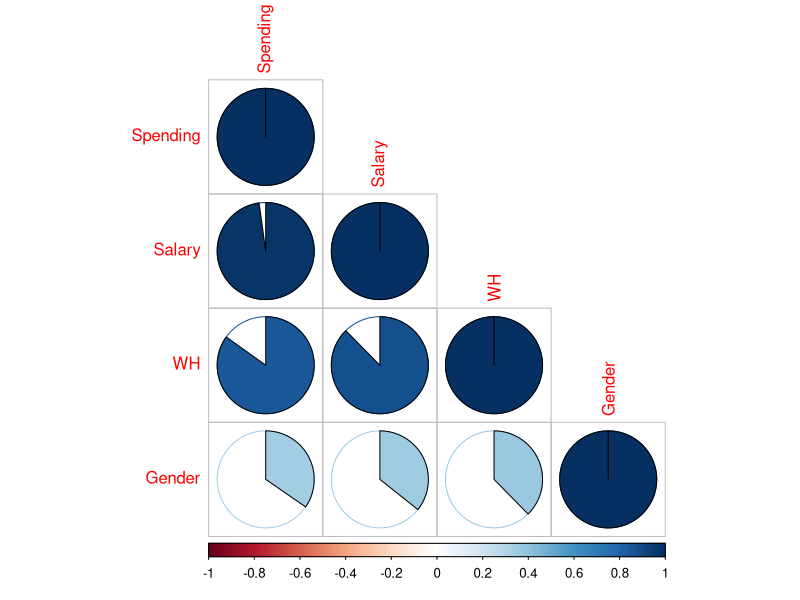
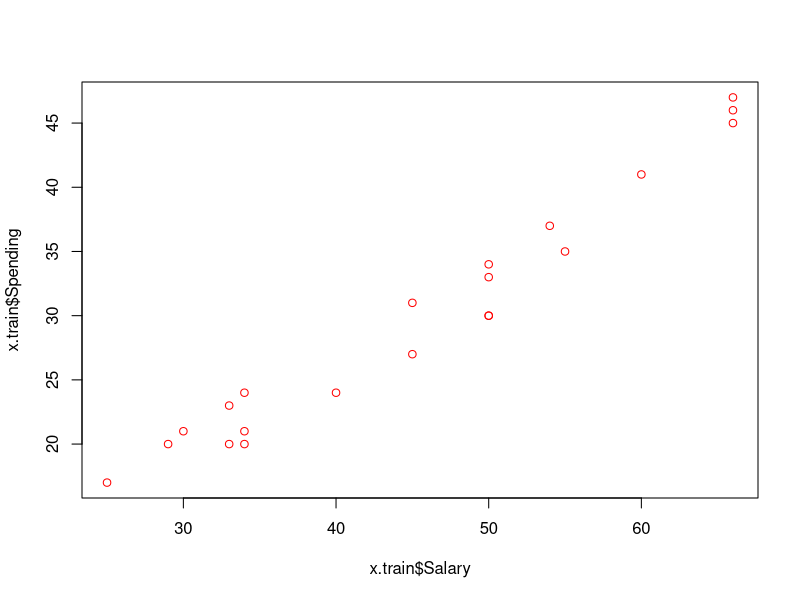
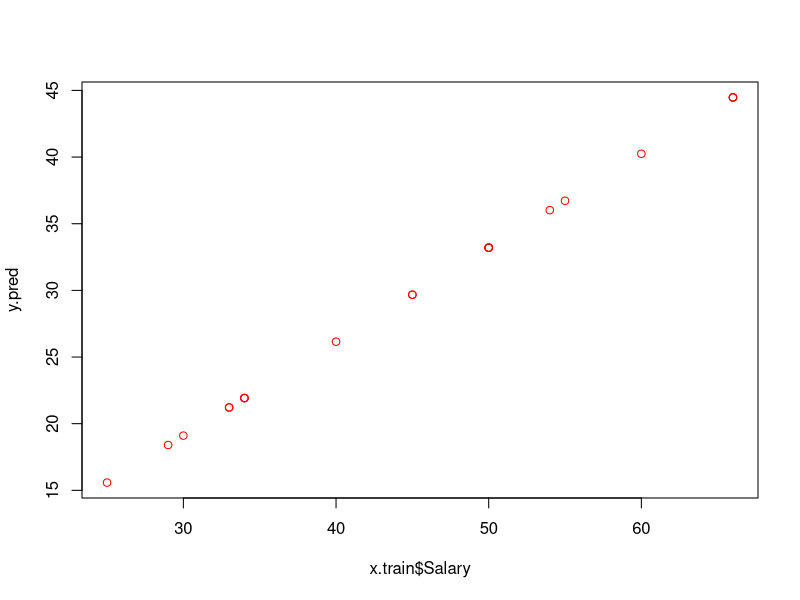

Recreate these plots in R, in order.
#Chapter 1
#Supervised Learning methods
#1.Regression and Prediction############################

setwd("G:/My Drive/Spring23/ITC360/Datasets/DMSP23/DataMinigSP23")
x=read.csv("employee.csv")
View(x)
names(x)

##Probem: we want to predict Employee's Spending using a vector of 
#relevant variables, such as Salary, Gender, Working Hrs, etc.


#Step 1: check their correlation 
x.sub=data.frame(x$Spending, x$Salary, x$WrH, x$GenCode)
names(x.sub)=c("Spending", "Salary", "WH", "Gender")
View(x.sub)
x.cor=cor(x.sub)
x.cor

library(corrplot)

corrplot(x.cor, method = "pie", 
         type="lower")


##Step 2: split the dataset into training and test 

nrow(x)
0.7*30

s=sample(nrow(x), 21)
s
x.train=x[s,]
x.test=x[-s,]
head(x.train)

#Step 3: Construct the prediction models using x.train 
  #Step 3.1. Model 0
    #Regression and Prediction
names(x.train)
      #Predict Spending using Salary
cor(x.train$Spending, x.train$Salary)
plot(x.train$Salary, x.train$Spending, 
     col='red')

lm0=lm(Spending~Salary, data = x.train)

#Generat the predicted values for Spending using the model
y.pred=lm0$fitted.values

plot(x.train$Salary, y.pred, 
     col='red')

#put them together

all.y=data.frame(x.train$Spending, y.pred)
View(all.y)

#use the model to predict Spending using Salary in the test dataset

lm0.test=predict(lm0, x.test)
lm0.test

y.test=data.frame(x.test$Spending, lm0.test)
View(y.test)

###########################
##Sum of Squared Error

SSE0=sum((x.test$Spending- lm0.test)^2)
SSE0

#Step 4: WrHr
#Add another variable

lm1=lm(Spending~Salary+WrH, data = x.train)
lm1.test=predict(lm1, x.test)
SSE1=sum((x.test$Spending- lm1.test)^2)
SSE1

##Model 2
#Add another predictor: Gender

lm2=lm(Spending~Salary+WrH+GenCode, data = x.train)
lm2.test=predict(lm2, x.test)
SSE2=sum((x.test$Spending- lm2.test)^2)
SSE2

#Step 5: Make a decision which model to go for?
#choose the best Model Based on SSE
#Hence Model0

#Next, make predictions using model 0
##Make prediction with the model
View(x)
# New employees are introduced 
new.emp=data.frame(Salary = c(34, 50, 30))
names(new.emp)="Salary"
new.emp
pspending.new.empl=predict(lm0,new.emp)
pspending.new.empl
##the new epm spends about 21600


